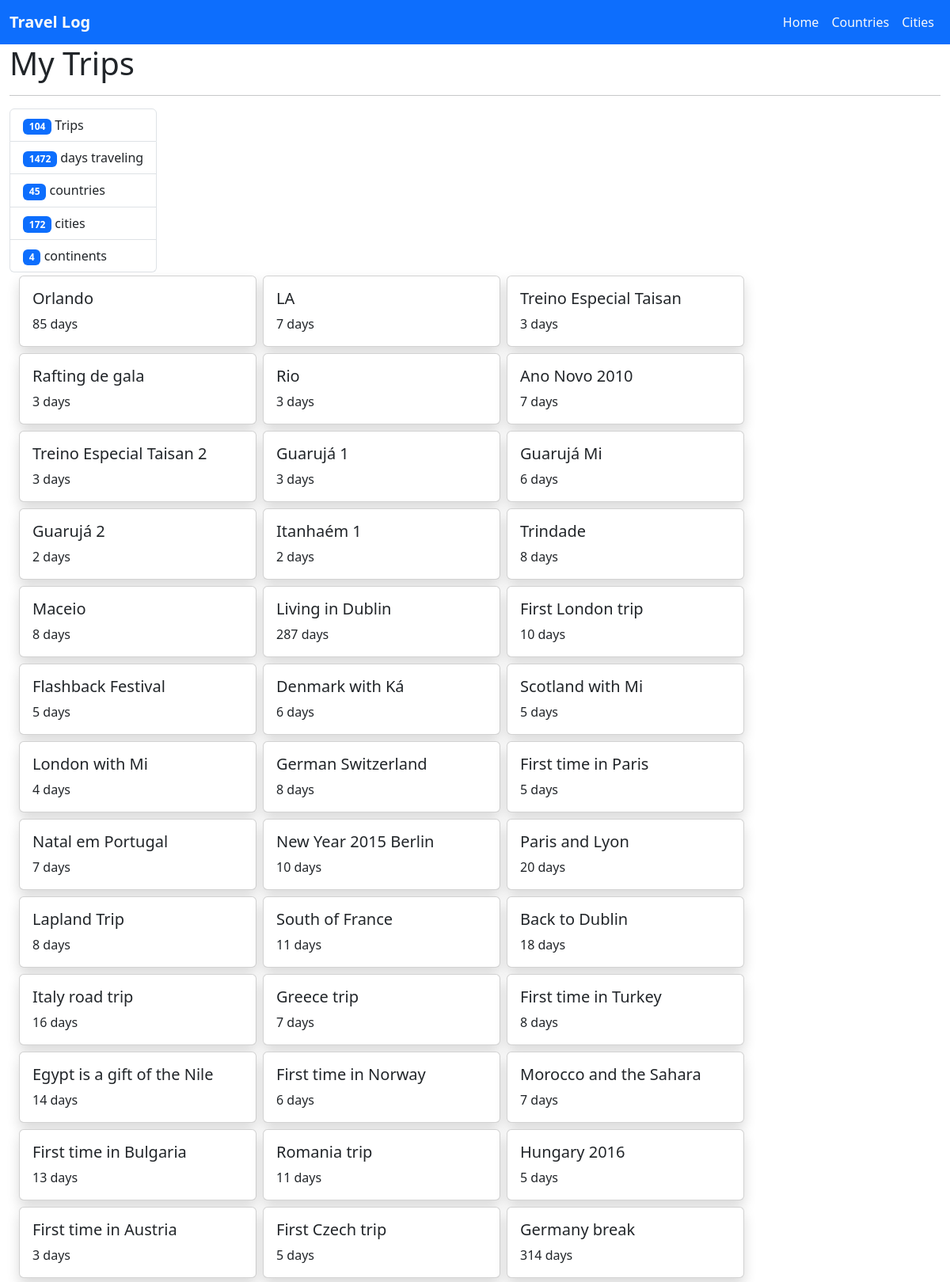
The page / (upper part) on the database its author committed.
### mytrips/models.py (models this page shows, shortened)
class Trip(models.Model):
    title = models.CharField(max_length=255)
    start = models.DateField(null=True)
    end = models.DateField(null=True)
    @property
    def duration(self):
        duration = self.end - self.start
        return duration.days + 1

### mytrips/views.py (the view)
# urls.py: path("", views.main, name="main"),
def main(request):
    all_trips = Trip.objects.all()
    stats = {
        "countries": Country.objects.filter(visited=True).count(),
        "cities": City.objects.filter(visited=True).count(),
        "trips": Trip.objects.count(),
        "continents": (
            Country.objects.filter(visited=True).values("continent").distinct().count()
        ),
        "total_duration": sum([item.duration for item in all_trips]),
    }
    template = loader.get_template("main.html")
    context = {"stats": stats, "trips": all_trips}
    return HttpResponse(template.render(context, request))

### mytrips/templates/main.html
{% extends "master.html" %}
{% block content %}
<h1>My Trips</h1>
<hr />
<div class="float-start">
    <ul class="list-group">
        <li class="list-group-item">
            <span class="badge bg-primary" style="color: white">
                {{stats.trips}}
            </span>
            Trips
        </li>
        <li class="list-group-item">
            <span class="badge bg-primary" style="color: white">
                {{stats.total_duration}}
            </span>
            days traveling
        </li>
        <li class="list-group-item">
            <span class="badge bg-primary" style="color: white">
                {{stats.countries}}
            </span>
            countries
        </li>
        <li class="list-group-item">
            <span class="badge bg-primary" style="color: white">
                {{stats.cities}}
            </span>
            cities
        </li>
        <li class="list-group-item">
            <span class="badge bg-primary" style="color: white">
                {{stats.continents}}
            </span>
            continents
        </li>
    </ul>
</div>
<div class="float-start ms-2">
    <div>
        {% for x in trips %}
        <div class="card float-start rounded m-1 shadow" style="width:300px;">
            <div class="card-body">
                <h5 class="card-title"><a class="stretched-link text-reset text-decoration-none"
                        href="trips/{{ x.id }}">
                        {{ x.title }}</a></h5>
                <p class="card-text">{{ x.duration }} days</p>
            </div>
        </div>
        {% endfor %}
    </div>
</div>
{% endblock %}

### rows shown on the page
Trip: title "Orlando", duration "85"
Trip: title "LA", duration "7"
Trip: title "Treino Especial Taisan", duration "3"
Trip: title "Rafting de gala", duration "3"
Trip: title "Rio", duration "3"
Trip: title "Ano Novo 2010", duration "7"
Trip: title "Treino Especial Taisan 2", duration "3"
Trip: title "Guarujá 1", duration "3"
Trip: title "Guarujá Mi", duration "6"
Trip: title "Guarujá 2", duration "2"
Trip: title "Itanhaém 1", duration "2"
Trip: title "Trindade", duration "8"
Trip: title "Maceio", duration "8"
Trip: title "Living in Dublin", duration "287"
Trip: title "First London trip", duration "10"
Trip: title "Flashback Festival", duration "5"
Trip: title "Denmark with Ká", duration "6"
Trip: title "Scotland with Mi", duration "5"
Trip: title "London with Mi", duration "4"
Trip: title "German Switzerland", duration "8"
Trip: title "First time in Paris", duration "5"
Trip: title "Natal em Portugal", duration "7"
Trip: title "New Year 2015 Berlin", duration "10"
Trip: title "Paris and Lyon", duration "20"
Trip: title "Lapland Trip", duration "8"
Trip: title "South of France", duration "11"
Trip: title "Back to Dublin", duration "18"
Trip: title "Italy road trip", duration "16"
Trip: title "Greece trip", duration "7"
Trip: title "First time in Turkey", duration "8"
Trip: title "Egypt is a gift of the Nile", duration "14"
Trip: title "First time in Norway", duration "6"
Trip: title "Morocco and the Sahara", duration "7"
Trip: title "First time in Bulgaria", duration "13"
Trip: title "Romania trip", duration "11"
Trip: title "Hungary 2016", duration "5"
Trip: title "First time in Austria", duration "3"
Trip: title "First Czech trip", duration "5"
Trip: title "Germany break", duration "314"

### other values the page prints
{{ stats.trips }} "104"
{{ stats.total_duration }} "1472"
{{ stats.countries }} "45"
{{ stats.cities }} "172"
{{ stats.continents }} "4"
